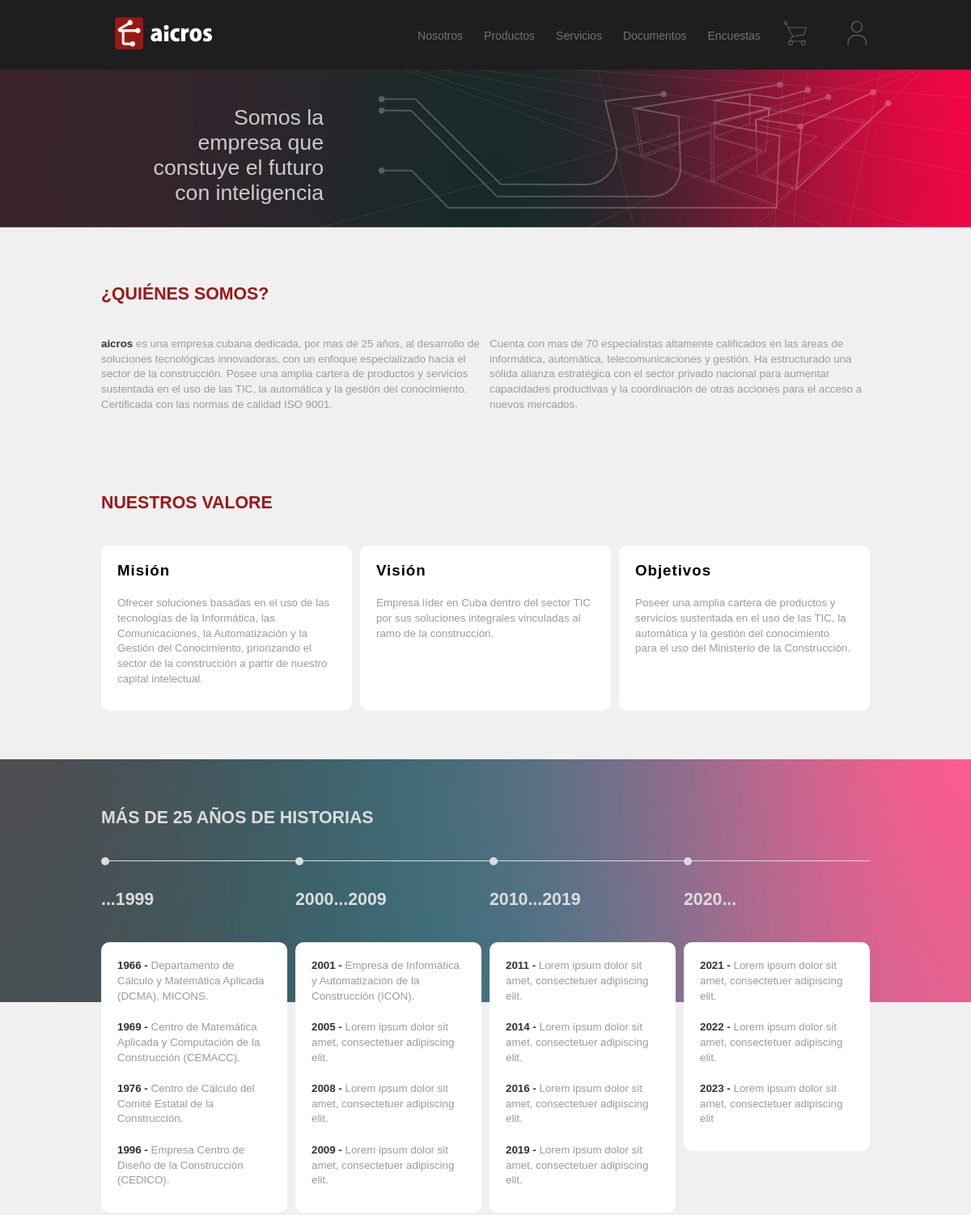
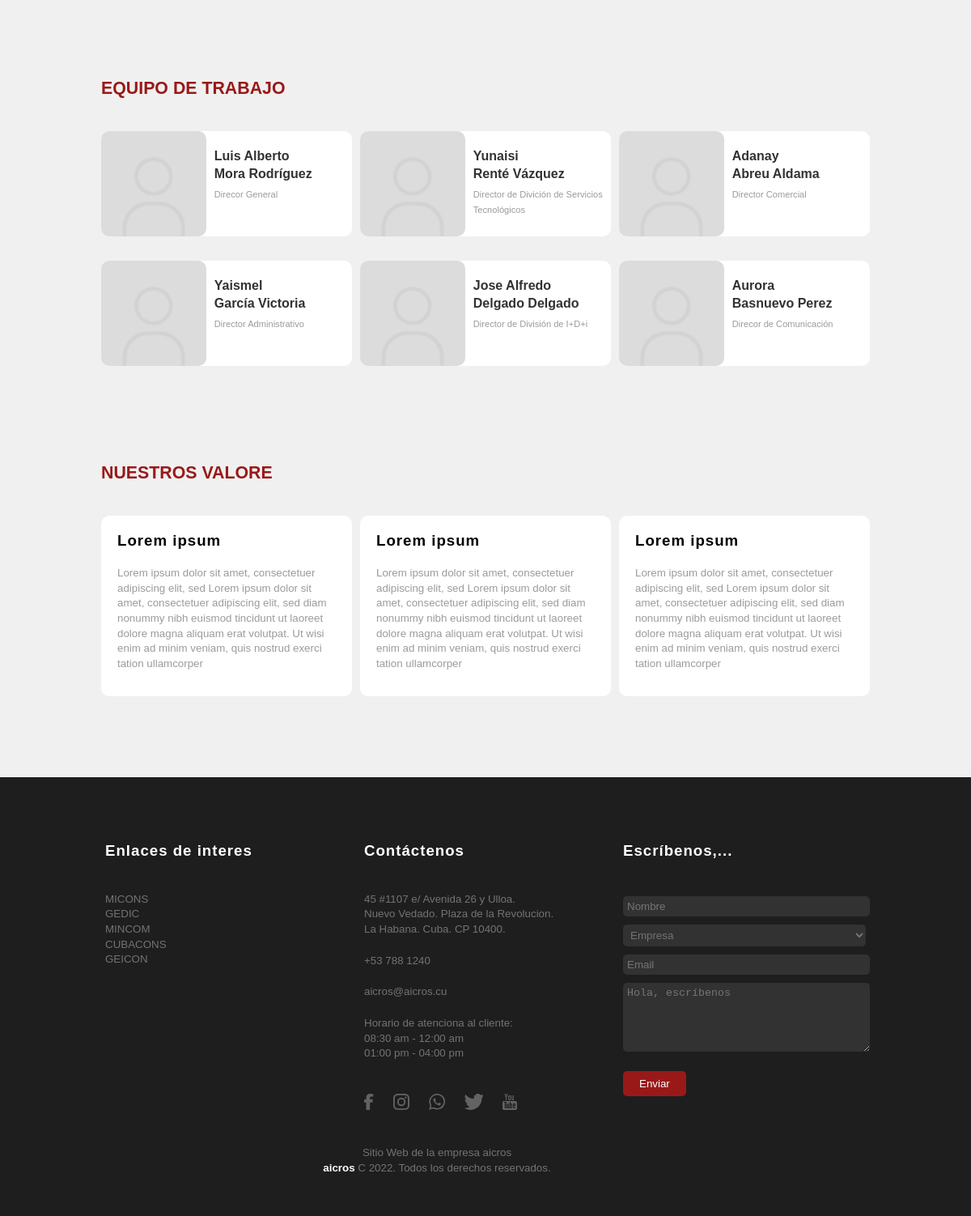
The page /Nosotros/ on the database its author committed (2 pictures, top to bottom).
### ai01Nosotros/models.py (models this page shows, shortened)
class Valores(models.Model):
    Titulo      = models.CharField(max_length=50)
    Contenido   = models.TextField(max_length=5000)
    class Meta:
        verbose_name        = '01Valore'
        verbose_name_plural = '01Valores'
    def __str__(self):
        return self.Titulo

class Historia(models.Model):
    Periodo     = models.CharField(max_length=15)
    class Meta:
        verbose_name        = '02Historia_Periodo'
        verbose_name_plural = '02Historias_Periodos'
    def __str__(self):
        return self.Periodo

class Cronologia(models.Model):
    Agno        = models.IntegerField()
    Contenido   = models.TextField(max_length=100)
    Periodo     = models.ForeignKey(Historia,on_delete=models.CASCADE)#Cuando el usuario se elimine se elimine todos los post que este creo
    class Meta:
        verbose_name        = '02Historia'
        verbose_name_plural = '02Historias'
    def __str__(self):
        return str(self.Agno)

class Equipo(models.Model):
    Nombre      = models.CharField(max_length=50)
    Apellido    = models.CharField(max_length=50)
    Cargo       = models.CharField(max_length=50)
    FotoPerfil  = models.ImageField()
    class Meta:
        verbose_name        = '03Equipo'
        verbose_name_plural = '03Equipos'

class ValoresFinal(models.Model):
    Titulo      = models.CharField(max_length=50)
    Contenido   = models.TextField(max_length=5000)
    class Meta:
        verbose_name        = '04Valore_Final'
        verbose_name_plural = '04Valores_Finales'
    def __str__(self):
        return self.Titulo

### ai01Nosotros/views.py (the view)
# urls.py: path('',Nosotros,name='Nosotros'),
def Nosotros(request):
    valores     = models.Valores.objects.all()
    historia    = models.Historia.objects.all()
    cronologia  = models.Cronologia.objects.all()
    equipo      = models.Equipo.objects.all()
    valoresfin  = models.ValoresFinal.objects.all()
    enviaste_un_email(request)
    ctx = {
        'PaginaActual'  : "'Nosotros'",
        'valores'     : valores,
        'historias'   : historia,
        'cronologias' : cronologia,
        'equipos'     : equipo,
        'valoresfin'  : valoresfin, }
    return render(request,'Nosotros/Nosotros.html',ctx)

### aicrosWeb/views.py (called while the page is built)
def enviaste_un_email(request):
    if request.method == "POST":
        asunto          = request.POST['Nombre'] +'('+ request.POST['Personalidad'] +')'
        contenido       = request.POST['Contenido'] + ' ' + request.POST['Correo']
        remitente       = request.POST['Correo']
        destinatario    = settings.EMAIL_HOST_USER
        send_mail( asunto, contenido, remitente, [ destinatario ], fail_silently = False )

### ai01Nosotros/Templates/Nosotros/Nosotros.html (shortened to what this page needs)
{% extends "Home/base.html" %}
{% load static %}
{% block content %}
<div class="nuevaSeccion">
    <section id="bannerNosotros" class="bannerclass">
        <h1>Somos la <br> empresa que <br> constuye el futuro <br> con inteligencia</h1>
    </section>
    <div class="SeccionesGenerales">
        <section class="seccionInicial">
            <header> <h2>¿Quiénes somos?</h2> </header>
            <div>
                <p>
                    <strong>aicros</strong> es una empresa cubana dedicada, por mas de 25 años, al desarrollo de soluciones tecnológicas innovadoras, con un enfoque especializado hacia el sector de la construcción. Posee una amplia cartera de productos y servicios sustentada en el uso de las TIC, la automática y la gestión del conocimiento. Certificada con las normas de calidad ISO 9001.
                </p>
                <p>
                    Cuenta con mas de 70 especialistas altamente calificados en las áreas de informática, automática, telecomunicaciones y gestión. Ha estructurado una sólida alianza estratégica con el sector privado nacional para aumentar capacidades productivas y la coordinación de otras acciones para el acceso a nuevos mercados.
                </p>
            </div>
        </section>
        <section>
            <header> <h2>Nuestros Valore</h2> </header>
                <div class="cartasGenerales">
                    {% for i in valores %}
                        <article>
                            <h3>{{i}}</h3>
                            <p>{{i.Contenido}}</p>
                        </article>
                    {% endfor %}
                </div>
        </section>
    </div>
    <div class="backgraondline"></div>
    <div class="SeccionesGenerales SegundoBloque">
        <section id="Historias">
            <header class="blanco"> <h2>Más de 25 años de historias</h2> </header>
            <div id="lineaDeTiempoContinuo" ></div>
            <div class="HistoriaSlider cartasGenerales">
                {% for i in historias  %}
                    <div>
                        <div class="lineaDeTiempo">
                            <div></div>
                        </div>
                        <div class="blanco">
                            <h2>{{i}}</h2>
                        </div>
                        <article>
                            {% for j in cronologias %}
                                {% if j.Periodo == i %}
                                    <p> <strong>{{j}} -</strong> {{j.Contenido}} </p>
                                {% endif %}
                            {% endfor %}
                        </article>
                    </div>
                {% endfor %}
            </div>
        </section>
        <section id="Equipo">
            <header><h2>Equipo de Trabajo</h2></header>
            <div class="cartasEquipo">
                {% for i in equipos %}
                    <article class="cartaEquipo">
                        <div class="fondoEquipo" style="background-image: url('{{i.FotoPerfil.url}}');">
                        </div>
                        <div class="nombre">
                            <p><strong>{{i.Nombre}}<br> {{i.Apellido}}</strong> </p>
                            <p><small>{{i.Cargo}}</small></p>
                        </div>
                    </article>
                {% endfor %}
            </div>
        </section>
        <section>
            <header> <h2>Nuestros Valore</h2> </header>
                <div class="cartasGenerales">
                    {% for i in valoresfin %}
                        <article>
                            <h3>{{i}}</h3>
                            <p>{{i.Contenido}}</p>
                        </article>
                    {% endfor %}
                </div>
        </section>
    </div>
</div>
{% endblock %}

### aicrosWeb/Static/Media/Archivos/Estilo.css (style rules this page uses)
* { margin: 0px; padding: 0px; transition: 0.5s; }
h1 { font: 100 20pt 'Helvetica', sans-serif; }
h2 { font: 900 16pt 'Kozuka', sans-serif; text-transform: uppercase; }
h3 { font: 900 14pt 'Kosuka', sans-serif ; letter-spacing: 1px; }
p { font: 300 10pt/1.4 'Arial', sans-serif; color: rgb(155, 155, 155); }
strong { font: 900 10pt/1.4 'Arial', sans-serif; color: rgb(50,50,50) }
body { position: relative; top: 70px; }
body { background-color: rgb(240, 240, 240); }

### aicrosWeb/Static/Media/Archivos/EstiloResto.css (style rules this page uses)
.bannerclass { clear: both; background-size: 100%; background-repeat: no-repeat; background-position: center bottom; color: rgb(204, 204, 204); height: 201px; width: 100%; }
.bannerclass h1 { background-size: 1300px; background-repeat: no-repeat; background-position: center top; height: 200px; padding: 50px 0px 0px; text-align: right; display: grid; grid-template-columns: 1fr 1fr 1fr; grid-template-rows: 1fr 1fr ; }
#bannerNosotros { background-image:url("/static/Media/Componentes 27-9-22/Banner/Propuesta de Diseño-180.jpg" ); }
#bannerNosotros h1 { background-image:url("/static/Media/Componentes 27-9-22/Banner/Propuesta de Diseño-48.jpg" ); }
.nuevaSeccion { display: flex; flex-direction: column; align-items: center; padding-top: 10px; }
.SeccionesGenerales { clear: both; margin: 70px 20px 0px 20px; max-width: 950px; }
.SeccionesGenerales h2 { color: rgb(153, 25, 25); margin-bottom: 40px; }
.SeccionesGenerales section { padding-bottom: 100px ; }
.SegundoBloque { margin-top: -240px; }
.seccionInicial div { display: grid; grid-template-columns: 1fr 1fr; gap: 10px; margin-top: 30px; }
.cartasGenerales { display: grid; grid-template-columns: 1fr 1fr 1fr; gap: 10px; row-gap: 10px; }
.cartasGenerales article { border-radius: 10px; background-color: white; padding: 20px 20px 10px 20px; }
.cartasGenerales h3, .cartasGenerales p { padding-bottom: 20px; }
#lineaDeTiempoContinuo { margin-top: 0px; height: 1px; background-color: rgb(220,220,220); }
.HistoriaSlider { display: flex; border-radius: 0px; gap: 10px; cursor: all-scroll ; overflow-x: hidden ; margin-top: -10px; padding-top: 0px; }
.HistoriaSlider article { width: 190px; min-width: 190px; pointer-events: none; }
.lineaDeTiempo { margin: 5px 20px 30px 0px; }
.lineaDeTiempo div { width: 10px; height: 10px; border-radius: 5px; background-color: rgb(220,220,220); }
.blanco h2 { color: rgb(220,220,220); }
.backgraondline { height: 300px; width: 100%; margin-top: -40px; background-image: url("/static//Media/Componentes 27-9-22/Banner/Propuesta de Diseño-49.jpg"); background-size: 100% 100%; }
.cartasEquipo { display: grid; grid-template-columns: 1fr 1fr 1fr; gap: 10px; margin-top:30px ; }
.cartaEquipo { border-radius: 10px; background-color: white; display: grid; grid-template-columns: 1fr 1.3fr; margin-bottom: 20px; max-width: 100%; min-width: 270px; }
.cartaEquipo strong { font-size: 12pt; }
.fondoEquipo { border-radius: 10px; background-color: rgb(220,220,220); height: 130px; width: 130px; background-size: 60%; background-repeat: no-repeat; background-position: center bottom; }
.nombre { display: grid; grid-template-rows: 1.2fr 1fr; padding: 20px 0 20px 5px; }

### rows shown on the page
Valores: Titulo "Misión", Contenido "Ofrecer soluciones basadas en el uso de las tecnologías de la Informática, las Comunicaciones, la Automatización y la Gestión del Conocimiento, priorizando el sector de la construcción a partir de nuestro capital intelectual."
Valores: Titulo "Visión", Contenido "Empresa líder en Cuba dentro del sector TIC por sus soluciones integrales vinculadas al ramo de la construcción."
Valores: Titulo "Objetivos", Contenido "Poseer una amplia cartera de productos y servicios sustentada en el uso de las TIC, la automática y la gestión del conocimiento para el uso del Ministerio de la Construcción."
Historia: Periodo "...1999"
Cronologia: Agno "1966", Contenido "Departamento de Cálculo y Matemática Aplicada (DCMA), MICONS."
Cronologia: Agno "1969", Contenido "Centro de Matemática Aplicada y Computación de la Construcción (CEMACC)."
Cronologia: Agno "1976", Contenido "Centro de Cálculo del Comité Estatal de la Construcción."
Cronologia: Agno "1996", Contenido "Empresa Centro de Diseño de la Construcción (CEDICO)."
Historia: Periodo "2000...2009"
Cronologia: Agno "2001", Contenido "Empresa de Informática y Automatización de la Construcción (ICON)."
Cronologia: Agno "2005", Contenido "Lorem ipsum dolor sit amet, consectetuer adipiscing elit."
Cronologia: Agno "2008", Contenido "Lorem ipsum dolor sit amet, consectetuer adipiscing elit."
Cronologia: Agno "2009", Contenido "Lorem ipsum dolor sit amet, consectetuer adipiscing elit."
Historia: Periodo "2010...2019"
Cronologia: Agno "2011", Contenido "Lorem ipsum dolor sit amet, consectetuer adipiscing elit."
Cronologia: Agno "2014", Contenido "Lorem ipsum dolor sit amet, consectetuer adipiscing elit."
Cronologia: Agno "2016", Contenido "Lorem ipsum dolor sit amet, consectetuer adipiscing elit."
Cronologia: Agno "2019", Contenido "Lorem ipsum dolor sit amet, consectetuer adipiscing elit."
Historia: Periodo "2020..."
Cronologia: Agno "2021", Contenido "Lorem ipsum dolor sit amet, consectetuer adipiscing elit."
Cronologia: Agno "2022", Contenido "Lorem ipsum dolor sit amet, consectetuer adipiscing elit."
Cronologia: Agno "2023", Contenido "Lorem ipsum dolor sit amet, consectetuer adipiscing elit"
Equipo: FotoPerfil (picture), Nombre "Luis Alberto", Apellido "Mora Rodríguez", Cargo "Direcor General"
Equipo: FotoPerfil (picture), Nombre "Yunaisi", Apellido "Renté Vázquez", Cargo "Director de Divición de Servicios Tecnológicos"
Equipo: FotoPerfil (picture), Nombre "Adanay", Apellido "Abreu Aldama", Cargo "Director Comercial"
Equipo: FotoPerfil (picture), Nombre "Yaismel", Apellido "García Victoria", Cargo "Director Administrativo"
Equipo: FotoPerfil (picture), Nombre "Jose Alfredo", Apellido "Delgado Delgado", Cargo "Director de División de I+D+i"
Equipo: FotoPerfil (picture), Nombre "Aurora", Apellido "Basnuevo Perez", Cargo "Direcor de Comunicación"
ValoresFinal: Titulo "Lorem ipsum", Contenido "Lorem ipsum dolor sit amet, consectetuer adipiscing elit, sed Lorem ipsum dolor sit amet, consectetuer adipiscing elit, sed diam nonummy nibh euismod tincidunt ut laoreet dolore magna aliquam erat volutpat. Ut wisi enim ad minim veniam, quis nostrud exerci tation ullamcorper"
ValoresFinal: Titulo "Lorem ipsum", Contenido "Lorem ipsum dolor sit amet, consectetuer adipiscing elit, sed Lorem ipsum dolor sit amet, consectetuer adipiscing elit, sed diam nonummy nibh euismod tincidunt ut laoreet dolore magna aliquam erat volutpat. Ut wisi enim ad minim veniam, quis nostrud exerci tation ullamcorper"
ValoresFinal: Titulo "Lorem ipsum", Contenido "Lorem ipsum dolor sit amet, consectetuer adipiscing elit, sed Lorem ipsum dolor sit amet, consectetuer adipiscing elit, sed diam nonummy nibh euismod tincidunt ut laoreet dolore magna aliquam erat volutpat. Ut wisi enim ad minim veniam, quis nostrud exerci tation ullamcorper"
